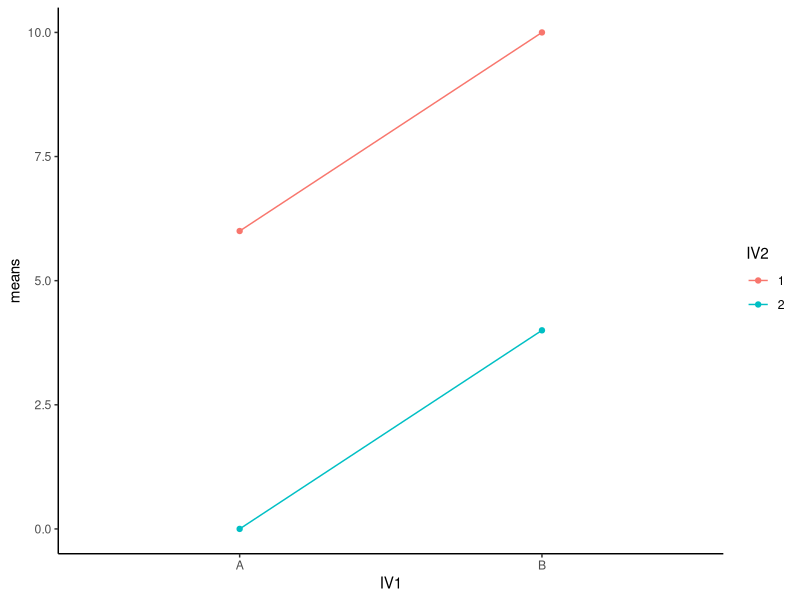
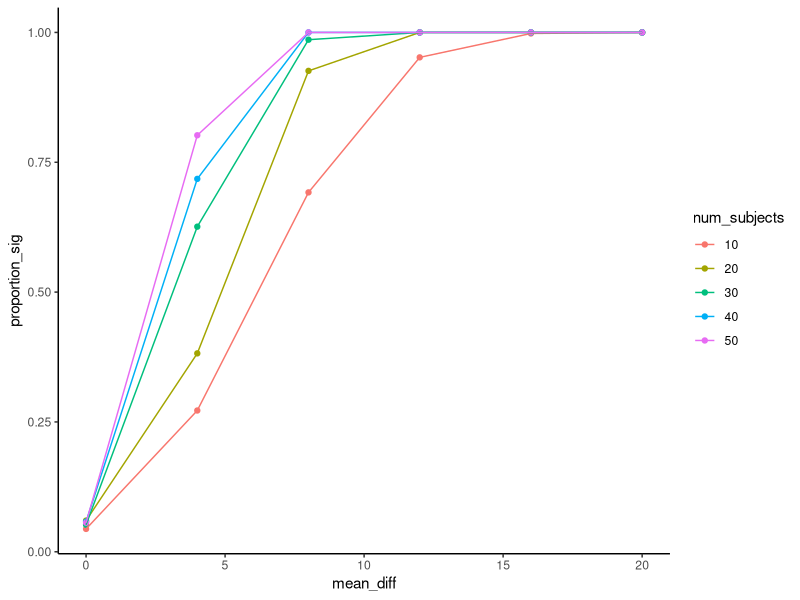

Reproduce these figures in R, in order.
## ---- chunk 1
library(ggplot2)
library(dplyr)
## ---- chunk 2
group_A <- rnorm(10,100,7)
group_B <- rnorm(10,105, 7)
t.test(group_A,group_B,var.equal = TRUE)

## ---- chunk 3
save_ps<-length(1000)
for(i in 1:1000){
  group_A <- rnorm(10,100,7)
  group_B <- rnorm(10,105, 7)
  t_results <- t.test(group_A,group_B,var.equal = TRUE)
  save_ps[i] <- t_results$p.value
}

prop_p<-length(save_ps[save_ps<0.05])/1000
print(prop_p)

## ---- chunk 4
save_ps<-length(1000)
for(i in 1:1000){
  group_A <- rnorm(50,100,7)
  group_B <- rnorm(50,105, 7)
  t_results <- t.test(group_A,group_B,var.equal = TRUE)
  save_ps[i] <- t_results$p.value
}

prop_p<-length(save_ps[save_ps<0.05])/1000
print(prop_p)

## ---- chunk 5

grand_m   <-c(5,5,5,5)
IV1_m     <-c(-2,-2,2,2)
IV2_m     <-c(3,-3,3,-3)
IV1xIV2_m <-c(0,0,0,0)
IV1       <-c("A","A","B","B")
IV2       <-as.factor(c(1,2,1,2))
means     <-grand_m+IV1_m+IV2_m+IV1xIV2_m

df  <- data.frame(IV1, IV2, means,
                  grand_m, IV1_m, IV2_m,IV1xIV2_m)

ggplot(df, aes(x=IV1, y=means, group=IV2, color=IV2))+
  geom_point()+
  geom_line()+
  theme_classic()

knitr::kable(df)

## ---- chunk 6

save_ps<-length(1000)
for(i in 1:1000){
  group_A <- rnorm(50,100,7)
  group_B <- rnorm(50,105, 7)
  t_results <- t.test(group_A,group_B,var.equal = TRUE)
  save_ps[i] <- t_results$p.value
}

prop_p<-length(save_ps[save_ps<0.05])/1000
print(prop_p)

## ---- chunk 7
num_sims        <-500
N               <-c(10,20,30,40,50)
mean_difference <-c(0,4,8,12,16,20)
save_ps<-length(num_sims)

all_df<-data.frame()
for(diff in mean_difference){
  for (j in N){
    for(i in 1:num_sims){
      group_A <- rnorm(j,100,7)
      group_B <- rnorm(j,100+diff, 7)
      t_results <- t.test(group_A,group_B,var.equal = TRUE)
      save_ps[i] <- t_results$p.value
    }
    sim_df <-data.frame(save_ps,
                        num_subjects=as.factor(rep(j,num_sims)),
                        mean_diff =rep(diff,num_sims))
    all_df <- rbind(all_df,sim_df)
  }
}  

plot_df <- all_df %>%
            dplyr::group_by(num_subjects,mean_diff) %>%
            dplyr::summarise(proportion_sig = length(save_ps[save_ps<0.05])/num_sims)


ggplot(plot_df, aes(x=mean_diff, 
                    y=proportion_sig, 
                    group=num_subjects, 
                    color=num_subjects))+
  geom_point()+
  geom_line()+
  theme_classic()

## ---- chunk 8
N <- 10
groups <- rep(c("A","B","C"), each=10)
DV <- c(rnorm(100,10,15),   # means for group A
        rnorm(100,10,15),   # means for group B
        rnorm(100,20,15)    # means for group C
        )
sim_df<-data.frame(groups,DV)

aov_results <- summary(aov(DV~groups, sim_df))

library(xtable)
knitr::kable(xtable(aov_results))

## ---- chunk 9

N <- 10

save_p<-length(100)
for(i in 1:100){
  groups <- rep(c("A","B","C"), each=10)
  DV <- c(rnorm(100,10,15),   # means for group A
          rnorm(100,10,15),   # means for group B
          rnorm(100,20,15)    # means for group C
          )
  sim_df<-data.frame(groups,DV)
  
  aov_results <- summary(aov(DV~groups, sim_df))
  save_p[i]<-aov_results[[1]]$`Pr(>F)`[1]
}

length(save_p[save_p<0.05])/100

